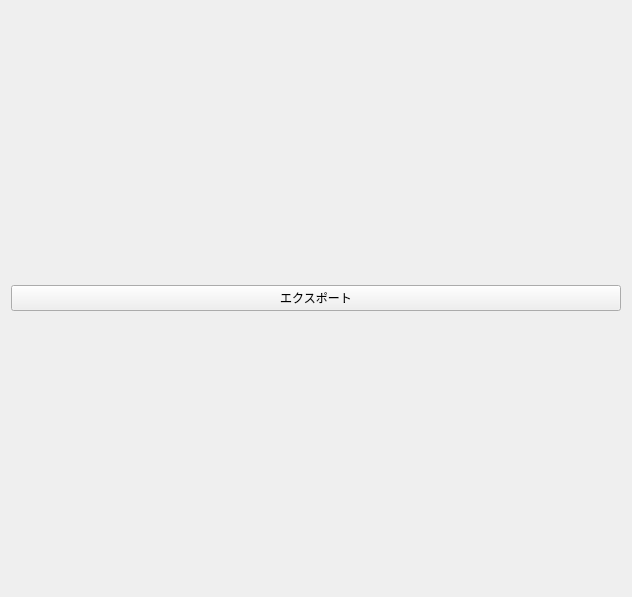
<?xml version="1.0" encoding="UTF-8"?>
<ui version="4.0">
 <class>MainWindow</class>
 <widget class="QWidget" name="MainWindow">
  <property name="geometry">
   <rect>
    <x>0</x>
    <y>0</y>
    <width>632</width>
    <height>597</height>
   </rect>
  </property>
  <property name="minimumSize">
   <size>
    <width>515</width>
    <height>515</height>
   </size>
  </property>
  <property name="windowTitle">
   <string>UnrealEngineExporter</string>
  </property>
  <property name="layoutDirection">
   <enum>Qt::LeftToRight</enum>
  </property>
  <layout class="QHBoxLayout" name="horizontalLayout">
   <item>
    <widget class="QPushButton" name="ExportButton">
     <property name="text">
      <string>エクスポート</string>
     </property>
    </widget>
   </item>
  </layout>
 </widget>
 <resources/>
 <connections/>
</ui>
